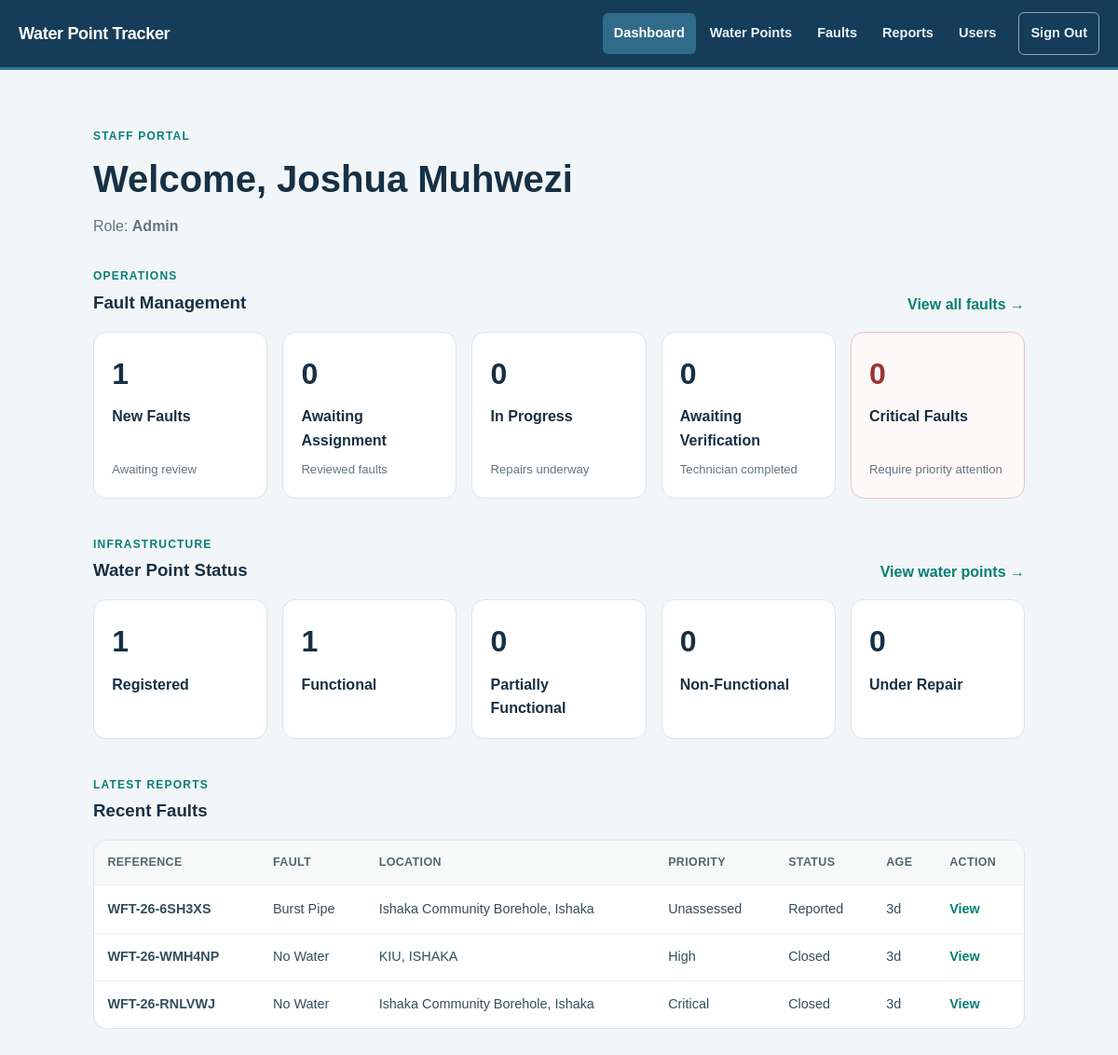
/dashboard.php (signed in), run on the app's committed database.
### tables this page shows
CREATE TABLE `fault_reports` (
  `id` bigint UNSIGNED NOT NULL,
  `fault_reference` varchar(30) NOT NULL,
  `report_scope` enum('KNOWN_WATER_POINT','OTHER_INFRASTRUCTURE') NOT NULL,
  `water_point_id` bigint UNSIGNED DEFAULT NULL,
  `infrastructure_type` enum('WATER_POINT','DISTRIBUTION_PIPE','MAIN_WATER_PIPE','PUBLIC_TAP','VALVE_CHAMBER','STORAGE_TANK','PUMPING_INFRASTRUCTURE','UNKNOWN','OTHER') NOT NULL,
  `fault_location` varchar(180) DEFAULT NULL,
  `village` varchar(120) NOT NULL,
  `fault_type` enum('NO_WATER','LOW_WATER_FLOW','BROKEN_PUMP','LEAKING_PIPE','BURST_PIPE','DAMAGED_TAP','CONTAMINATED_WATER','STRUCTURAL_DAMAGE','OTHER') NOT NULL,
  `description` text NOT NULL,
  `latitude` decimal(10,7) DEFAULT NULL,
  `longitude` decimal(10,7) DEFAULT NULL,
  `photo_path` varchar(255) DEFAULT NULL,
  `reporter_name` varchar(120) NOT NULL,
  `reporter_phone` varchar(20) NOT NULL,
  `priority` enum('UNASSESSED','LOW','MEDIUM','HIGH','CRITICAL') NOT NULL DEFAULT 'UNASSESSED',
  `status` enum('REPORTED','REVIEWED','ASSIGNED','IN_PROGRESS','COMPLETED','VERIFIED','RETURNED','CLOSED','CANCELLED') NOT NULL DEFAULT 'REPORTED',
  `reviewed_by` bigint UNSIGNED DEFAULT NULL,
  `reported_at` timestamp NOT NULL DEFAULT CURRENT_TIMESTAMP,
  `reviewed_at` datetime DEFAULT NULL,
  `assigned_at` datetime DEFAULT NULL,
  `started_at` datetime DEFAULT NULL,
  `completed_at` datetime DEFAULT NULL,
  `verified_at` datetime DEFAULT NULL,
  `closed_at` datetime DEFAULT NULL,
  `cancelled_at` datetime DEFAULT NULL,
  `updated_at` timestamp NOT NULL DEFAULT CURRENT_TIMESTAMP ON UPDATE CURRENT_TIMESTAMP
);

CREATE TABLE `water_points` (
  `id` bigint UNSIGNED NOT NULL,
  `water_point_code` varchar(30) NOT NULL,
  `name` varchar(120) NOT NULL,
  `type` enum('BOREHOLE','PROTECTED_SPRING','SHALLOW_WELL','PUBLIC_TAP','RAINWATER_TANK','STORAGE_TANK','OTHER') NOT NULL,
  `village` varchar(120) NOT NULL,
  `latitude` decimal(10,7) DEFAULT NULL,
  `longitude` decimal(10,7) DEFAULT NULL,
  `photo_path` varchar(255) DEFAULT NULL,
  `status` enum('FUNCTIONAL','PARTIALLY_FUNCTIONAL','NON_FUNCTIONAL','UNDER_REPAIR') NOT NULL DEFAULT 'FUNCTIONAL',
  `registered_by` bigint UNSIGNED NOT NULL,
  `created_at` timestamp NOT NULL DEFAULT CURRENT_TIMESTAMP,
  `updated_at` timestamp NOT NULL DEFAULT CURRENT_TIMESTAMP ON UPDATE CURRENT_TIMESTAMP
);

### app/pages/dashboard.php (the view, shortened to what the rows shown need)
<!DOCTYPE html>
<html lang="en">
<head>
    <link
        rel="stylesheet"
        href="assets/style.css"
    >
    <link
        rel="stylesheet"
        href="assets/dashboard.css"
    >
</head>
<body>
<main class="container dashboard-page">
    <section class="dashboard-heading">
        <div>
            <h2>
                Welcome,
                <?php
                echo dashboardEscape(
                    $user[
                        'full_name'
                    ]
                );
                ?>
            </h2>
        </div>
    </section>
    <?php
    if (
        userHasRole([
            'ADMIN',
            'COORDINATOR'
        ])
    ):
    ?>
        <section class="dashboard-section">
            <?php
            if (
                empty(
                    $recentFaults
                )
            ):
            ?>
                <div class="dashboard-empty">
                    No fault reports have been submitted yet.
                </div>
            <?php else: ?>
                <div class="dashboard-table-wrapper">
                    <table class="dashboard-table">
                        <thead>
                            <tr>
                                <th>
                                    Reference
                                </th>
                                <th>
                                    Fault
                                </th>
                                <th>
                                    Location
                                </th>
                                <th>
                                    Priority
                                </th>
                                <th>
                                    Status
                                </th>
                                <th>
                                    Age
                                </th>
                                <th>
                                    Action
                                </th>
                            </tr>
                        </thead>
                        <tbody>
                        <?php
                        foreach (
                            $recentFaults
                            as $fault
                        ):
                        ?>
                            <?php
                            if (
                                !empty(
                                    $fault[
                                        'water_point_name'
                                    ]
                                )
                            ) {
                                $location =
                                    $fault[
                                        'water_point_name'
                                    ] .
                                    ', ' .
                                    $fault[
                                        'village'
                                    ];
                            } else {
                                $location =
                                    (
                                        $fault[
                                            'fault_location'
                                        ]
                                        ?: 'Infrastructure fault'
                                    ) .
                                    ', ' .
                                    $fault[
                                        'village'
                                    ];
                            }
                            ?>
                            <tr>
                                <td>
                                    <strong>
                                        <?php
                                        echo dashboardEscape(
                                            $fault[
                                                'fault_reference'
                                            ]
                                        );
                                        ?>
                                    </strong>
                                </td>
                                <td>
                                    <?php
                                    echo dashboardEscape(
                                        ucwords(
                                            strtolower(
                                                str_replace(
                                                    '_',
                                                    ' ',
                                                    $fault[
                                                        'fault_type'
                                                    ]
                                                )
                                            )
                                        )
                                    );
                                    ?>
                                </td>
                                <td>
                                    <?php
                                    echo dashboardEscape(
                                        $location
                                    );
                                    ?>
                                </td>
                                <td>
                                    <?php
                                    echo dashboardEscape(
                                        ucwords(
                                            strtolower(
                                                $fault[
                                                    'priority'
                                                ]
                                            )
                                        )
                                    );
                                    ?>
                                </td>
                                <td>
                                    <?php
                                    echo dashboardEscape(
                                        ucwords(
                                            strtolower(
                                                str_replace(
                                                    '_',
                                                    ' ',
                                                    $fault[
                                                        'status'
                                                    ]
                                                )
                                            )
                                        )
                                    );
                                    ?>
                                </td>
                                <td>
                                    <?php
                                    echo dashboardEscape(
                                        dashboardAge(
                                            $fault[
                                                'reported_at'
                                            ]
                                        )
                                    );
                                    ?>
                                </td>
                                <td>
                                    <a
                                        href="fault-details.php?reference=<?php
                                        echo urlencode(
                                            $fault[
                                                'fault_reference'
                                            ]
                                        );
                                        ?>"
                                        class="table-action"
                                    >
                                        View
                                    </a>
                                </td>
                            </tr>
                        <?php endforeach; ?>
                        </tbody>
                    </table>
                </div>
            <?php endif; ?>
        </section>
    <?php endif; ?>
</main>
</body>
</html>

### data on the page
fault_reports: fault_reference "WFT-26-6SH3XS", fault_type "Burst Pipe", water_point+village "Ishaka Community Borehole, Ishaka", priority "Unassessed", status "Reported", reported_at "3d"
fault_reports: fault_reference "WFT-26-WMH4NP", fault_type "No Water", fault_location+village "KIU, ISHAKA", priority "High", status "Closed", reported_at "3d"
fault_reports: fault_reference "WFT-26-RNLVWJ", fault_type "No Water", water_point+village "Ishaka Community Borehole, Ishaka", priority "Critical", status "Closed", reported_at "3d"

### other printed values
$label "Dashboard"
$label "Water Points"
$label "Faults"
$label "Reports"
$label "Users"
$label "Sign Out"
$totalWaterPoints "1"
$functionalWaterPoints "1"
$partialWaterPoints "0"
$nonFunctionalWaterPoints "0"
$underRepairWaterPoints "0"
